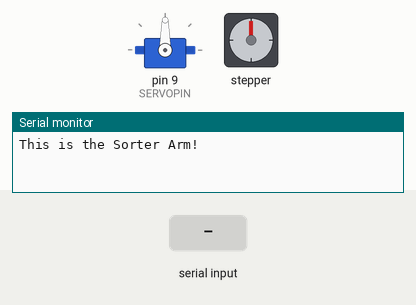
Simulated run of this sketch. Board: Arduino Uno, built with avr-gcc and run on an emulated ATmega328P. On the bench: servo, stepper motor, the last lines printed to the serial monitor. The test bench sets the inputs (shaded band). Stepper angles assume 200 steps per turn.

Above: at 1.2 s.
1.3 s: "r" received over the second serial link
At 2.3 s:
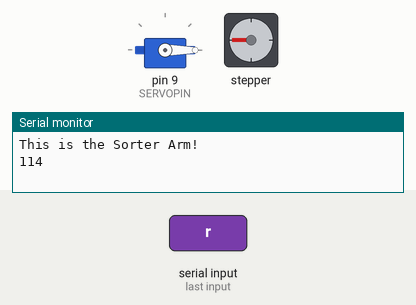
4.3 s: "g" received over the second serial link
At 6.9 s:
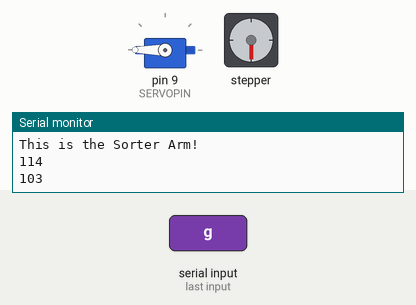
7.3 s: "b" received over the second serial link
13.3 s: "r" received over the second serial link
At 16.2 s:
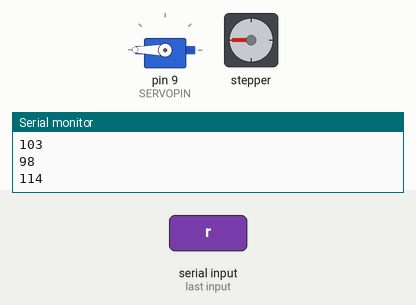
16.3 s: "b" received over the second serial link
Timing chart, 0 to 20.3 s (numbered marks = the images above; inputs shaded):
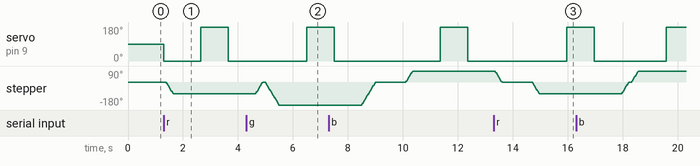

The sketch:

Receiver.ino
```cpp
#include <Stepper.h>
#include <Servo.h>
#include <SoftwareSerial.h>
// change this to the number of steps on your motor
#define STEPS 200
#define SERVOPIN 9
#define SPEED 60

#define REDSTEPS -50
#define GREENSTEPS -100
#define BLUESTEPS 50

#define RXPIN 10
#define TXPIN 11

#define TEST 0
// create an instance of the stepper class, specifying
// the number of steps of the motor and the pins it's
// attached to
Stepper stepper(STEPS, 4, 5, 6, 7);
SoftwareSerial ReceivePort(RXPIN,TXPIN);
boolean tested = false;
Servo servo;

void setup()
{
  //This starts the PC serial connection
  Serial.begin(9600);
  //This starts the serial connection with the other Arduino
  ReceivePort.begin(4800);
  Serial.println("This is the Sorter Arm!");
  stepper.setSpeed(SPEED);
  servo.attach(SERVOPIN);

}

void loop()
{

  if (ReceivePort.available()) {
    uint16_t color = ReceivePort.read();
    Serial.println(color);
    if(color == 114)
    {
      dumpRed();
    }
    else if (color == 103)
    {
      dumpGreen();
    }
    else if (color == 98)
    {
       dumpBlue();
    }
  }
}

void dumpRed(){
 servo.write(0);
 delay(100);
 stepper.step(REDSTEPS);
 delay(1000);
 servo.write(180);
 delay(1000);
 servo.write(0);
 delay(1000);
 stepper.step(-REDSTEPS);
}

void dumpGreen(){
 servo.write(0);
 delay(100);
 stepper.step(GREENSTEPS);
 delay(1000);
 servo.write(180);
 delay(1000);
 servo.write(0);
 delay(1000);
 stepper.step(-GREENSTEPS);
 delay(1000);
}

void dumpBlue(){
 servo.write(0);
 delay(100);
 stepper.step(BLUESTEPS);
 delay(1000);
 servo.write(180);
 delay(1000);
 servo.write(0);
 delay(1000);
 stepper.step(-BLUESTEPS);
 delay(1000);
}

void test(){
 if(!tested){

  //Serial.println("Forward");
  //stepper.step();
  Serial.println("Backward");
  //delay(500);
  servo.write(0);
  delay(100);
  stepper.step(STEPS);
  delay(1000);
  stepper.step(-STEPS);
  delay(1000);
  servo.write(180);
  //you need a delay between rotations or it doesnt do anything
  delay(1000);
  servo.write(0);
  tested = true;
  }
}
```

Measured:
- after the input at 1.3 s, servo on pin 9 (SERVOPIN): 90° → 0° at once, → 180° 1.4 s later, → 0° 1.0 s later; stepper: turns 90° counter-clockwise in 0.24 s, starting after 0.10 s
- after the input at 4.3 s, servo on pin 9 (SERVOPIN): 0° → 180° after 2.2 s
- after the input at 13.3 s, servo on pin 9 (SERVOPIN): 0° → 180° after 2.7 s
